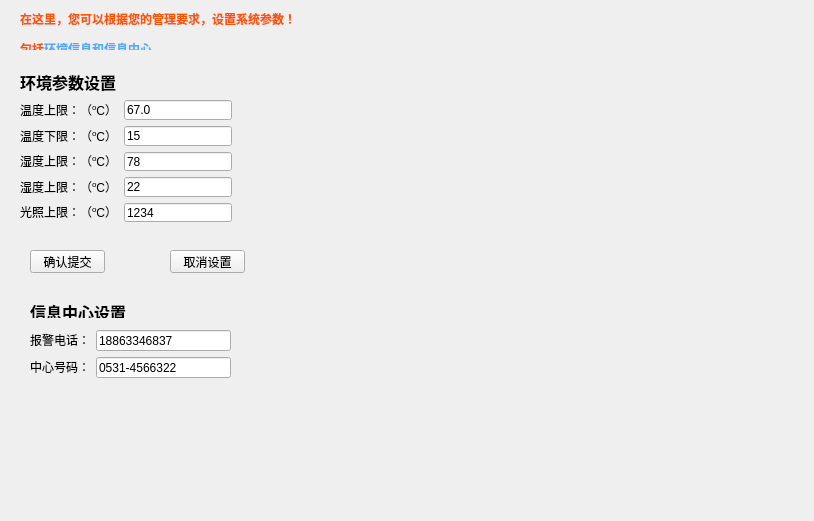
<?xml version="1.0" encoding="UTF-8"?>
<ui version="4.0">
 <class>SetWindow</class>
 <widget class="QWidget" name="SetWindow">
  <property name="geometry">
   <rect>
    <x>0</x>
    <y>0</y>
    <width>814</width>
    <height>521</height>
   </rect>
  </property>
  <property name="windowTitle">
   <string>Form</string>
  </property>
  <widget class="QLabel" name="label_8">
   <property name="geometry">
    <rect>
     <x>30</x>
     <y>300</y>
     <width>102</width>
     <height>18</height>
    </rect>
   </property>
   <property name="text">
    <string>&lt;html&gt;&lt;head/&gt;&lt;body&gt;&lt;p&gt;&lt;span style=&quot; font-size:12pt; font-weight:600;&quot;&gt;信息中心设置&lt;/span&gt;&lt;/p&gt;&lt;/body&gt;&lt;/html&gt;</string>
   </property>
  </widget>
  <widget class="QPushButton" name="pushButton_2">
   <property name="geometry">
    <rect>
     <x>170</x>
     <y>250</y>
     <width>75</width>
     <height>23</height>
    </rect>
   </property>
   <property name="text">
    <string>取消设置</string>
   </property>
  </widget>
  <widget class="QPushButton" name="pushButton">
   <property name="geometry">
    <rect>
     <x>30</x>
     <y>250</y>
     <width>75</width>
     <height>23</height>
    </rect>
   </property>
   <property name="text">
    <string>确认提交</string>
   </property>
  </widget>
  <widget class="QWidget" name="layoutWidget">
   <property name="geometry">
    <rect>
     <x>30</x>
     <y>330</y>
     <width>201</width>
     <height>48</height>
    </rect>
   </property>
   <layout class="QGridLayout" name="gridLayout_2">
    <item row="0" column="0">
     <widget class="QLabel" name="label_9">
      <property name="text">
       <string>&lt;html&gt;&lt;head/&gt;&lt;body&gt;&lt;p&gt;报警电话：&lt;/p&gt;&lt;/body&gt;&lt;/html&gt;</string>
      </property>
     </widget>
    </item>
    <item row="0" column="1">
     <widget class="QLineEdit" name="lineEdit_6">
      <property name="text">
       <string>18863346837</string>
      </property>
     </widget>
    </item>
    <item row="1" column="0">
     <widget class="QLabel" name="label_10">
      <property name="text">
       <string>&lt;html&gt;&lt;head/&gt;&lt;body&gt;&lt;p&gt;中心号码：&lt;/p&gt;&lt;/body&gt;&lt;/html&gt;</string>
      </property>
     </widget>
    </item>
    <item row="1" column="1">
     <widget class="QLineEdit" name="lineEdit_7">
      <property name="text">
       <string>0531-4566322</string>
      </property>
     </widget>
    </item>
   </layout>
  </widget>
  <widget class="QLabel" name="label">
   <property name="geometry">
    <rect>
     <x>20</x>
     <y>10</y>
     <width>748</width>
     <height>40</height>
    </rect>
   </property>
   <property name="text">
    <string>&lt;html&gt;&lt;head/&gt;&lt;body&gt;&lt;p&gt;&lt;span style=&quot; font-weight:600; color:#ff5500;&quot;&gt;在这里，您可以根据您的管理要求，设置系统参数！&lt;/span&gt;&lt;/p&gt;&lt;p&gt;&lt;span style=&quot; font-weight:600; color:#ff5500;&quot;&gt;包括&lt;/span&gt;&lt;span style=&quot; font-weight:600; color:#55aaff;&quot;&gt;环境信息和信息中心&lt;/span&gt;&lt;/p&gt;&lt;/body&gt;&lt;/html&gt;</string>
   </property>
  </widget>
  <widget class="QWidget" name="layoutWidget_2">
   <property name="geometry">
    <rect>
     <x>20</x>
     <y>70</y>
     <width>243</width>
     <height>152</height>
    </rect>
   </property>
   <layout class="QFormLayout" name="formLayout">
    <property name="fieldGrowthPolicy">
     <enum>QFormLayout::AllNonFixedFieldsGrow</enum>
    </property>
    <item row="0" column="0">
     <widget class="QLabel" name="label_2">
      <property name="text">
       <string>&lt;html&gt;&lt;head/&gt;&lt;body&gt;&lt;p&gt;&lt;span style=&quot; font-size:12pt; font-weight:600;&quot;&gt;环境参数设置&lt;/span&gt;&lt;/p&gt;&lt;/body&gt;&lt;/html&gt;</string>
      </property>
     </widget>
    </item>
    <item row="1" column="0">
     <layout class="QGridLayout" name="gridLayout">
      <item row="4" column="1">
       <widget class="QLineEdit" name="lineEdit_4">
        <property name="text">
         <string>1234</string>
        </property>
       </widget>
      </item>
      <item row="4" column="0">
       <widget class="QLabel" name="label_6">
        <property name="text">
         <string>&lt;html&gt;&lt;head/&gt;&lt;body&gt;&lt;p&gt;光照上限：（&lt;span style=&quot; vertical-align:super;&quot;&gt;o&lt;/span&gt;C）&lt;/p&gt;&lt;/body&gt;&lt;/html&gt;</string>
        </property>
       </widget>
      </item>
      <item row="0" column="1">
       <widget class="QLineEdit" name="lineEdit">
        <property name="text">
         <string>67.0</string>
        </property>
       </widget>
      </item>
      <item row="3" column="0">
       <widget class="QLabel" name="label_7">
        <property name="text">
         <string>&lt;html&gt;&lt;head/&gt;&lt;body&gt;&lt;p&gt;湿度上限：（&lt;span style=&quot; vertical-align:super;&quot;&gt;o&lt;/span&gt;C）&lt;/p&gt;&lt;/body&gt;&lt;/html&gt;</string>
        </property>
       </widget>
      </item>
      <item row="2" column="1">
       <widget class="QLineEdit" name="lineEdit_3">
        <property name="text">
         <string>78</string>
        </property>
       </widget>
      </item>
      <item row="1" column="0">
       <widget class="QLabel" name="label_4">
        <property name="text">
         <string>&lt;html&gt;&lt;head/&gt;&lt;body&gt;&lt;p&gt;温度下限：（&lt;span style=&quot; vertical-align:super;&quot;&gt;o&lt;/span&gt;C）&lt;/p&gt;&lt;/body&gt;&lt;/html&gt;</string>
        </property>
       </widget>
      </item>
      <item row="0" column="0">
       <widget class="QLabel" name="label_3">
        <property name="text">
         <string>&lt;html&gt;&lt;head/&gt;&lt;body&gt;&lt;p&gt;温度上限：（&lt;span style=&quot; vertical-align:super;&quot;&gt;o&lt;/span&gt;C）&lt;/p&gt;&lt;/body&gt;&lt;/html&gt;</string>
        </property>
       </widget>
      </item>
      <item row="1" column="1">
       <widget class="QLineEdit" name="lineEdit_2">
        <property name="text">
         <string>15</string>
        </property>
       </widget>
      </item>
      <item row="3" column="1">
       <widget class="QLineEdit" name="lineEdit_5">
        <property name="text">
         <string>22</string>
        </property>
       </widget>
      </item>
      <item row="2" column="0">
       <widget class="QLabel" name="label_5">
        <property name="text">
         <string>&lt;html&gt;&lt;head/&gt;&lt;body&gt;&lt;p&gt;湿度上限：（&lt;span style=&quot; vertical-align:super;&quot;&gt;o&lt;/span&gt;C）&lt;/p&gt;&lt;/body&gt;&lt;/html&gt;</string>
        </property>
       </widget>
      </item>
     </layout>
    </item>
   </layout>
  </widget>
 </widget>
 <resources/>
 <connections/>
</ui>
